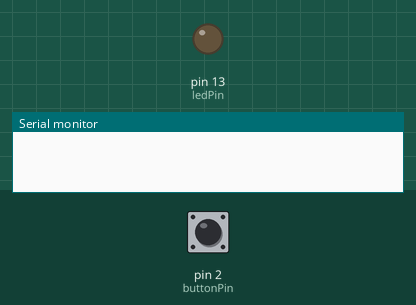
This sketch was run on a simulated Arduino Uno, built with avr-gcc and run on an emulated ATmega328P. Parts: output pins drawn as LEDs (lit = HIGH), the last lines printed to the serial monitor. The test bench sets the inputs (shaded band); at power-on: pin 2 (buttonPin) LOW.

Above: at 1.2 s.
1.3 s: pin 2 (buttonPin) pulled HIGH for 0.15 s
At 1.37 s:
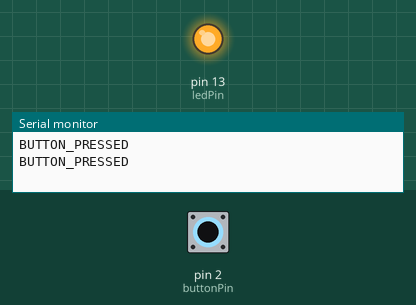
2.9 s: pin 2 (buttonPin) pulled HIGH for 3.2 s
At 7.3 s:
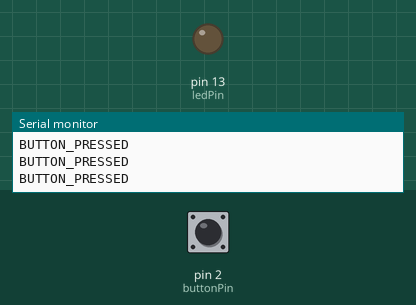
Timing chart, 0 to 8.8 s (numbered marks = the images above; inputs shaded):
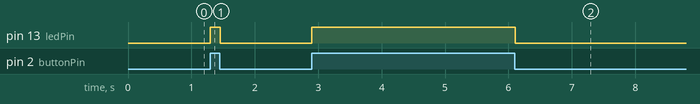

Measured:
- after the input at 1.3 s, pin 13 (ledPin): LOW → HIGH at once, → LOW 0.15 s later
- after the input at 2.9 s, pin 13 (ledPin): LOW → HIGH at once, → LOW 3.2 s later

The sketch:

flappyArduino.ino
```cpp
const int buttonPin = 2;
const int ledPin = 13;
//Define as posições dos pinos no arduino

void setup() {
  pinMode(buttonPin, INPUT);
  pinMode(ledPin, OUTPUT);

  Serial.begin(9600);
  //abre a porta de comunicação
}

void loop() {
  // Lê o estado do botão
  int buttonState = digitalRead(buttonPin);

  // Se o botão está pressionado, envia uma mensagem pela porta serial
  if (buttonState == HIGH) {
    digitalWrite(ledPin, HIGH);
    Serial.println("BUTTON_PRESSED");
    //envia o estado do botão para a porta
  } else {
    digitalWrite(ledPin, LOW);
  }

  delay(50);
}
```
